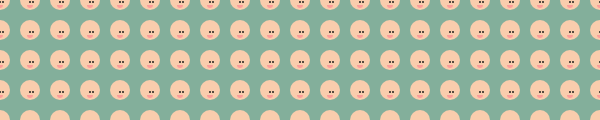
Frame 1 (no input)
Frame 60 (no input): identical to frame 1, image omitted
Frame 120 (the mouse pressed at the canvas centre since frame 60): identical to frame 1, image omitted

The p5.js sketch that drew this single still picture (run headless with seeded random() and noise() and a simulated clock; from frame 60 on, the mouse is pressed at the canvas centre):

// p5.js sketch
// ── sketch.js

function setup() {
  createCanvas(600, 120);
  noStroke();

}

function draw() {
  background(131,175,155);//greenish blue

  var x;
  var y;

  for(var i = 0; i < 25; i++){
  	for(var j = 0; j < 5; j++){
  		x = i*30;
  		y = j*30;
	  	//Face
		fill(249,205,173);//rosy beige
		ellipse(x, y, 20, 20);

		//Eye 1
		fill(30);//dark gray
		ellipse(x, y+2, 2, 2);

		//Eye 2
		ellipse(x+3, y+2, 2, 2);

		//Mouth
		fill(252,157,154);//light pink
		arc(x, y+5, 6, 6, 0, radians(180), PIE); 
  	  
  	}
  }
  
}
